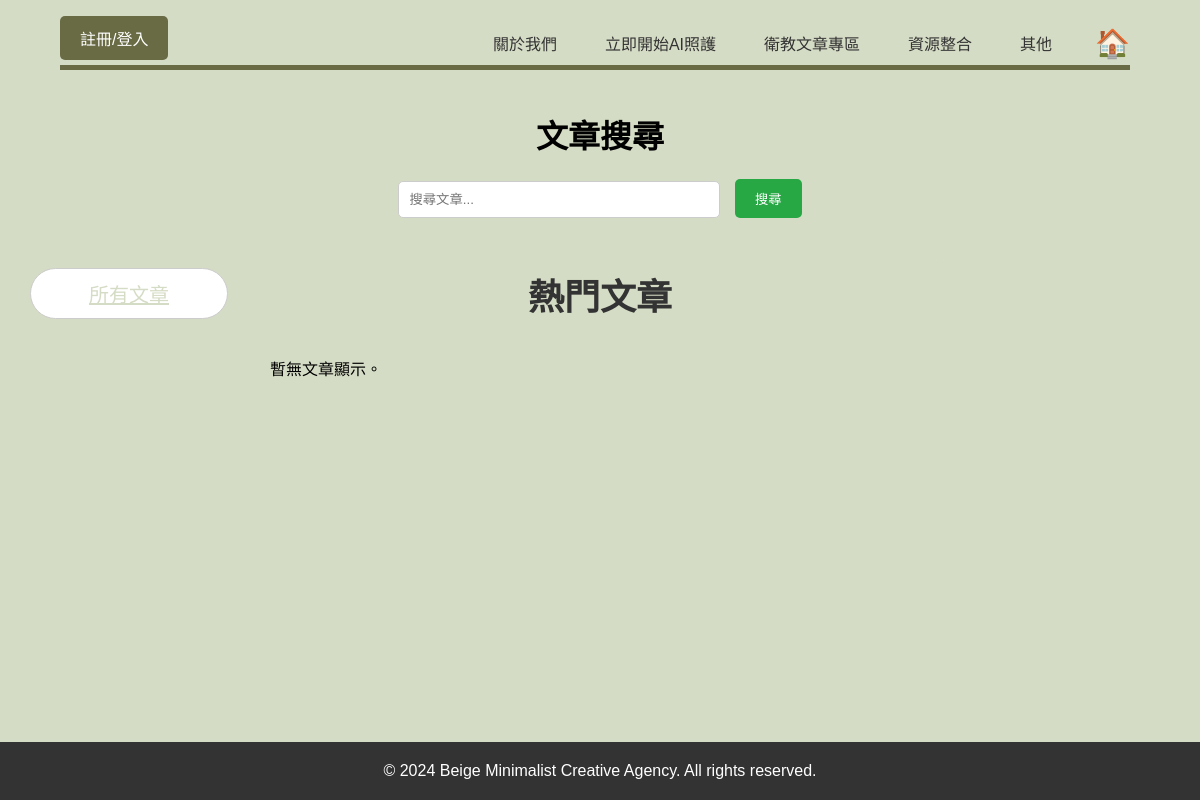
Before: /crud/articles with the older database file.
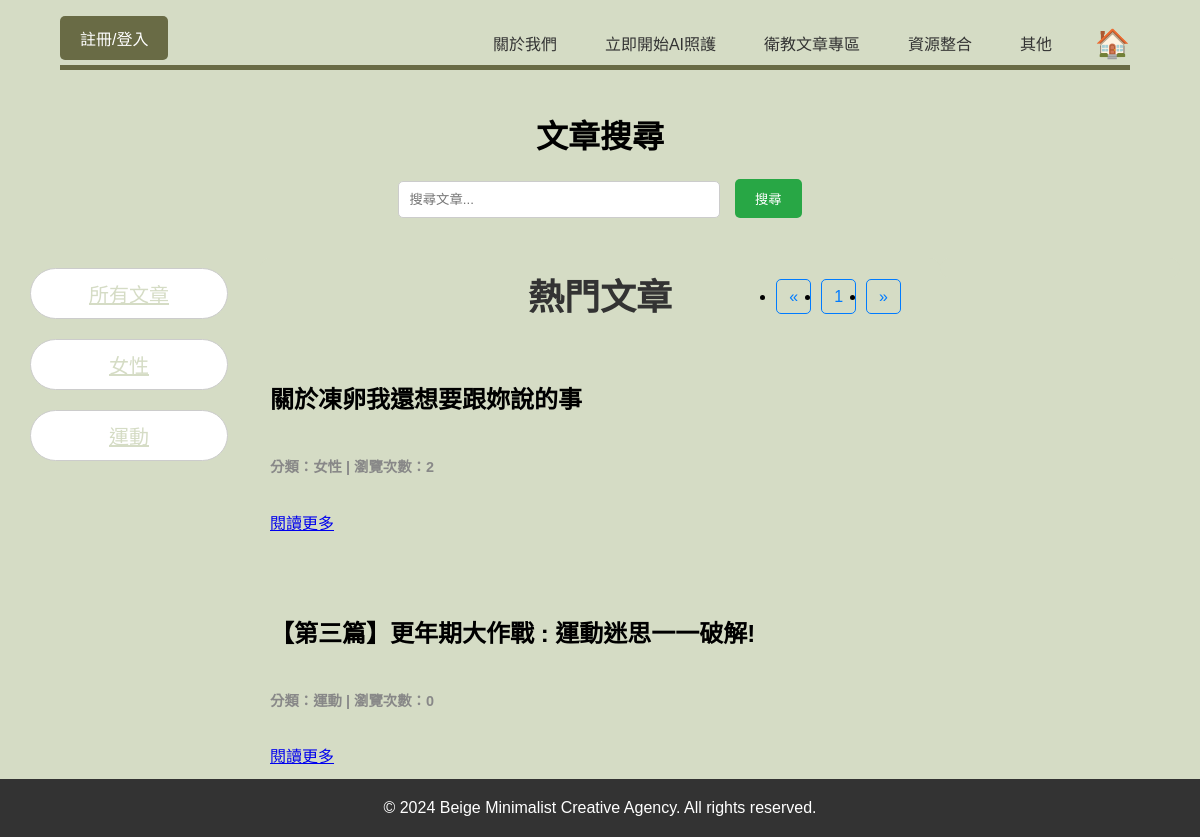
After: the same page with the newer database file.
### apps/crud/models.py (models this page shows)
class Category(db.Model):
    __tablename__ = 'categories'
    id = db.Column(db.Integer, primary_key=True)
    name = db.Column(db.String(50), nullable=False, unique=True)
    filtered_articles = db.relationship('FilteredArticle', backref='category', lazy=True)

class FilteredArticle(db.Model):
    __tablename__ = 'filtered_articles'
    id = db.Column(db.Integer, primary_key=True)
    title = db.Column(db.String(255), nullable=False)
    content = db.Column(db.Text, nullable=False)
    url = db.Column(db.String(255), unique=True, nullable=False)
    view_count = db.Column(db.Integer, default=0)
    category_id = db.Column(db.Integer, db.ForeignKey('categories.id'), nullable=False)
    filtered_at = db.Column(db.DateTime, server_default=db.func.now())

### apps/crud/views.py (the view)
@crud.route('/articles')
def articles():
    page = request.args.get('page', 1, type=int)
    selected_category = request.args.get('category', None, type=str)
    search_query = request.args.get('query', '', type=str)
    categories = Category.query.order_by(Category.name).all()
    articles_query = FilteredArticle.query
    if selected_category:
        category = Category.query.filter_by(name=selected_category).first_or_404()
        articles_query = articles_query.filter_by(category=category)
    if search_query:
        articles_query = articles_query.filter(
            FilteredArticle.title.ilike(f'%{search_query}%') |
            FilteredArticle.content.ilike(f'%{search_query}%')
        )
    articles_pagination = articles_query.order_by(FilteredArticle.view_count.desc()).paginate(page=page, per_page=10)
    return render_template('crud/articles.html',
                           articles=articles_pagination,
                           categories=categories,
                           selected_category=selected_category,
                           search_query=search_query)

### apps/crud/templates/crud/articles.html (shortened to what the changed rows need)
{% extends "crud/base.html" %}
{% block content %}
<!DOCTYPE html>
<html lang="zh-TW">
<head>
</head>
<body>
    <div class="search-page">
        <div class="search-header">
            <h1>文章搜尋</h1>
        </div>
        <div class="content-container">
            <div class="left-side">
                <a href="{{ url_for('crud.articles') }}" class="left-textbox {% if not selected_category %}active{% endif %}">所有文章</a>
                {% for category in categories %}
                    <a href="{{ url_for('crud.articles', category=category.name) }}" class="left-textbox {% if selected_category == category.name %}active{% endif %}">{{ category.name }}</a>
                {% endfor %}
            </div>
            <div class="popular-articles">
                <h2>熱門文章</h2>
                {% if articles.items %}
                    {% for article in articles.items %}
                        <div class="card article-card">
                            <div class="card-body">
                                <h5 class="card-title article-title">{{ article.title }}</h5>
                                <h6 class="card-subtitle mb-2 text-muted article-meta">
                                    分類：{{ article.category.name }} | 瀏覽次數：{{ article.view_count }}
                                </h6>
                                <a href="{{ url_for('crud.view_article', article_id=article.id) }}" class="card-link">閱讀更多</a>
                            </div>
                        </div>
                    {% endfor %}
                    <nav aria-label="Page navigation">
                        <ul class="pagination justify-content-center">
                            {% if articles.has_prev %}
                                <li class="page-item">
                                    <a class="page-link" href="{{ url_for('crud.articles', page=articles.prev_num, category=selected_category) }}" aria-label="上一頁">
                                        <span aria-hidden="true">&laquo;</span>
                                    </a>
                                </li>
                            {% else %}
                                <li class="page-item disabled">
                                    <span class="page-link">&laquo;</span>
                                </li>
                            {% endif %}
                            {% for page_num in articles.iter_pages(left_edge=2, right_edge=2, left_current=2, right_current=2) %}
                                {% if page_num %}
                                    {% if page_num == articles.page %}
                                        <li class="page-item active"><span class="page-link">{{ page_num }}</span></li>
                                    {% else %}
                                        <li class="page-item"><a class="page-link" href="{{ url_for('articles', page=page_num, category=selected_category) }}">{{ page_num }}</a></li>
                                    {% endif %}
                                {% else %}
                                    <li class="page-item disabled"><span class="page-link">…</span></li>
                                {% endif %}
                            {% endfor %}
                            {% if articles.has_next %}
                                <li class="page-item">
                                    <a class="page-link" href="{{ url_for('crud.articles', page=articles.next_num, category=selected_category) }}" aria-label="下一頁">
                                        <span aria-hidden="true">&raquo;</span>
                                    </a>
                                </li>
                            {% else %}
                                <li class="page-item disabled">
                                    <span class="page-link">&raquo;</span>
                                </li>
                            {% endif %}
                        </ul>
                    </nav>
                {% else %}
                    <p>暫無文章顯示。</p>
                {% endif %}
            </div>
    </div>
</body>
</html>
{% endblock %}

Changed rows visible on the page:
added Category: name "女性"
added Category: name "運動"
added FilteredArticle: title "關於凍卵我還想要跟妳說的事", category.name "女性", view_count "2"
added FilteredArticle: title "【第三篇】更年期大作戰 : 運動迷思一一破解!", category.name "運動", view_count "0"
Other visible differences:
text no longer shown: "暫無文章顯示。"
new list line: "1"
